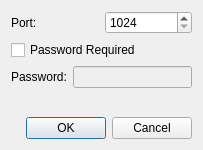
<?xml version="1.0" encoding="UTF-8"?>
<ui version="4.0">
 <class>ServerDialog</class>
 <widget class="QDialog" name="ServerDialog">
  <property name="geometry">
   <rect>
    <x>0</x>
    <y>0</y>
    <width>203</width>
    <height>150</height>
   </rect>
  </property>
  <property name="windowTitle">
   <string>Server</string>
  </property>
  <layout class="QVBoxLayout" name="verticalLayout">
   <item>
    <layout class="QHBoxLayout" name="horizontalLayout">
     <item>
      <widget class="QLabel" name="label">
       <property name="text">
        <string>Port:</string>
       </property>
      </widget>
     </item>
     <item>
      <widget class="QSpinBox" name="m_portSpin">
       <property name="minimum">
        <number>1024</number>
       </property>
       <property name="maximum">
        <number>65535</number>
       </property>
      </widget>
     </item>
    </layout>
   </item>
   <item>
    <widget class="QCheckBox" name="m_passwordrequired">
     <property name="text">
      <string>Password Required</string>
     </property>
    </widget>
   </item>
   <item>
    <layout class="QHBoxLayout" name="horizontalLayout_2">
     <item>
      <widget class="QLabel" name="label_2">
       <property name="text">
        <string>Password:</string>
       </property>
      </widget>
     </item>
     <item>
      <widget class="QLineEdit" name="m_passwordEditline">
       <property name="enabled">
        <bool>false</bool>
       </property>
       <property name="echoMode">
        <enum>QLineEdit::Password</enum>
       </property>
      </widget>
     </item>
    </layout>
   </item>
   <item>
    <spacer name="verticalSpacer">
     <property name="orientation">
      <enum>Qt::Vertical</enum>
     </property>
     <property name="sizeHint" stdset="0">
      <size>
       <width>20</width>
       <height>40</height>
      </size>
     </property>
    </spacer>
   </item>
   <item>
    <widget class="QDialogButtonBox" name="m_buttonbox">
     <property name="standardButtons">
      <set>QDialogButtonBox::Cancel|QDialogButtonBox::Ok</set>
     </property>
    </widget>
   </item>
  </layout>
 </widget>
 <resources/>
 <connections>
  <connection>
   <sender>m_passwordrequired</sender>
   <signal>clicked(bool)</signal>
   <receiver>m_passwordEditline</receiver>
   <slot>setEnabled(bool)</slot>
   <hints>
    <hint type="sourcelabel">
     <x>39</x>
     <y>50</y>
    </hint>
    <hint type="destinationlabel">
     <x>105</x>
     <y>74</y>
    </hint>
   </hints>
  </connection>
  <connection>
   <sender>m_buttonbox</sender>
   <signal>accepted()</signal>
   <receiver>ServerDialog</receiver>
   <slot>accept()</slot>
   <hints>
    <hint type="sourcelabel">
     <x>157</x>
     <y>123</y>
    </hint>
    <hint type="destinationlabel">
     <x>192</x>
     <y>101</y>
    </hint>
   </hints>
  </connection>
  <connection>
   <sender>m_buttonbox</sender>
   <signal>rejected()</signal>
   <receiver>ServerDialog</receiver>
   <slot>reject()</slot>
   <hints>
    <hint type="sourcelabel">
     <x>62</x>
     <y>124</y>
    </hint>
    <hint type="destinationlabel">
     <x>15</x>
     <y>101</y>
    </hint>
   </hints>
  </connection>
 </connections>
</ui>
